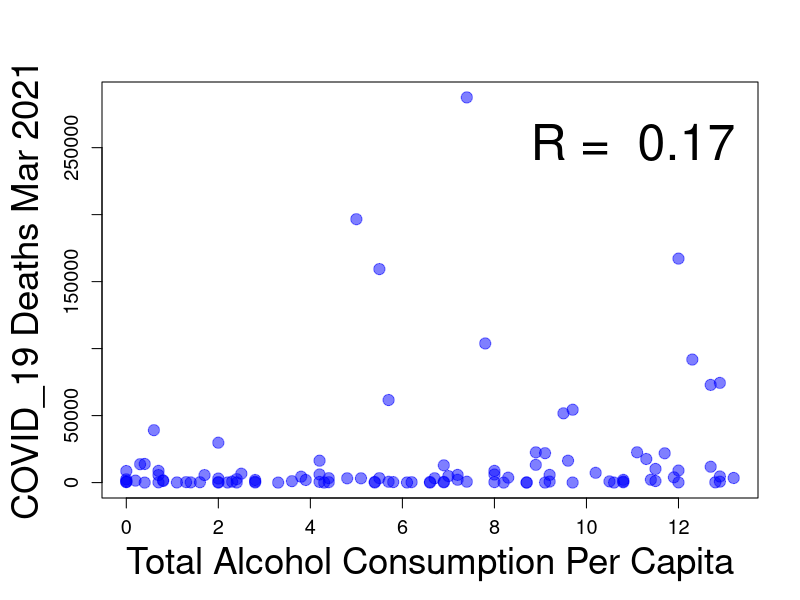
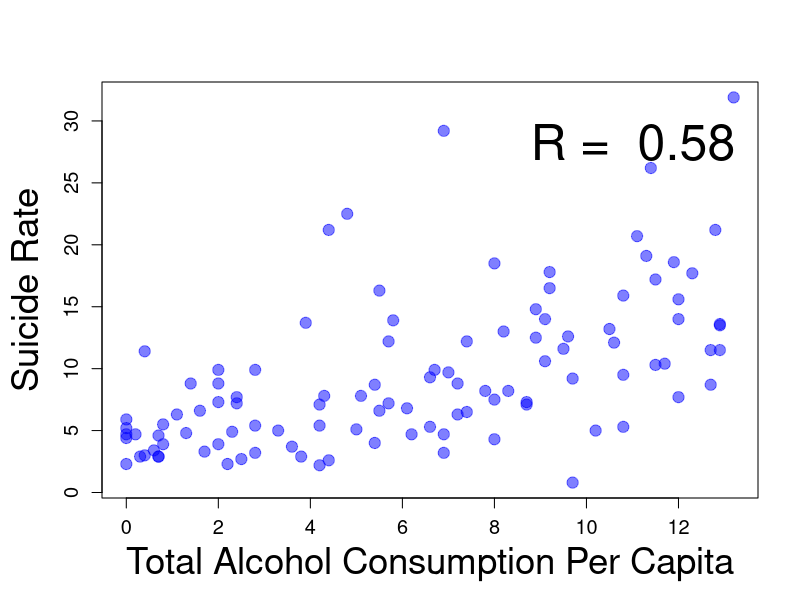
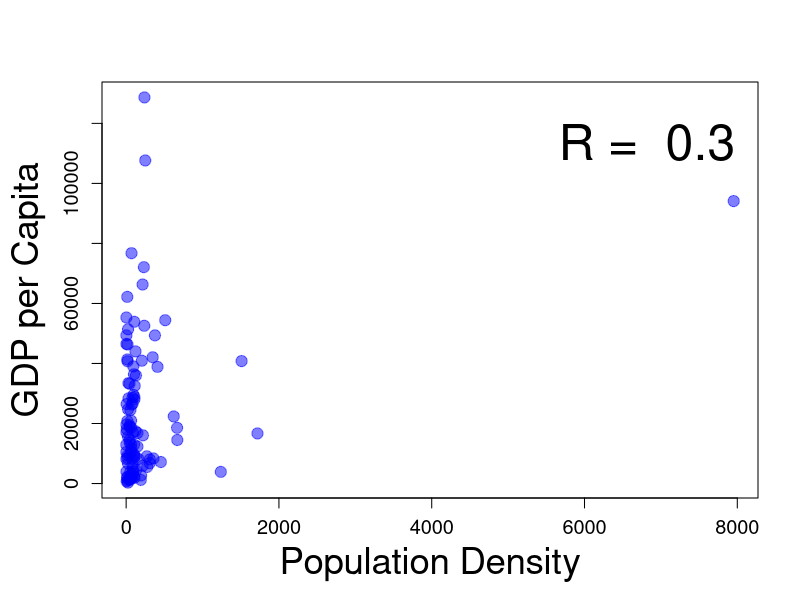
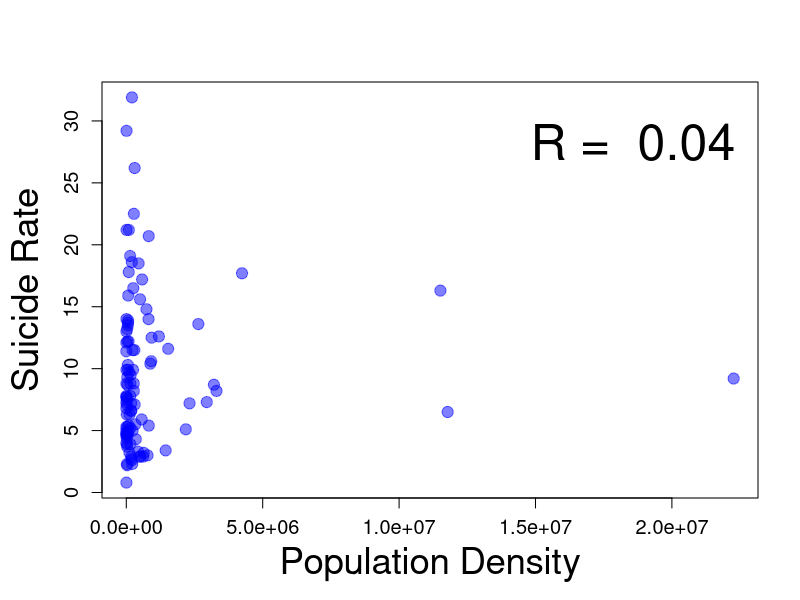
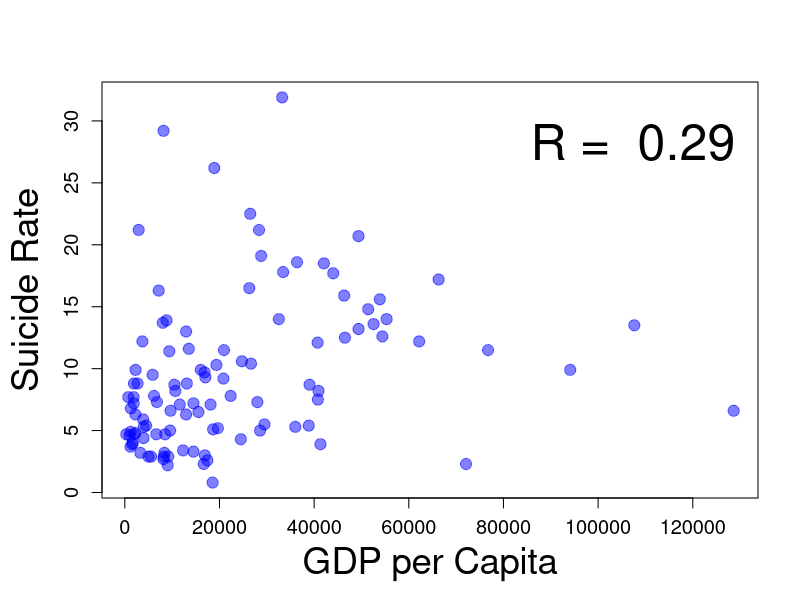
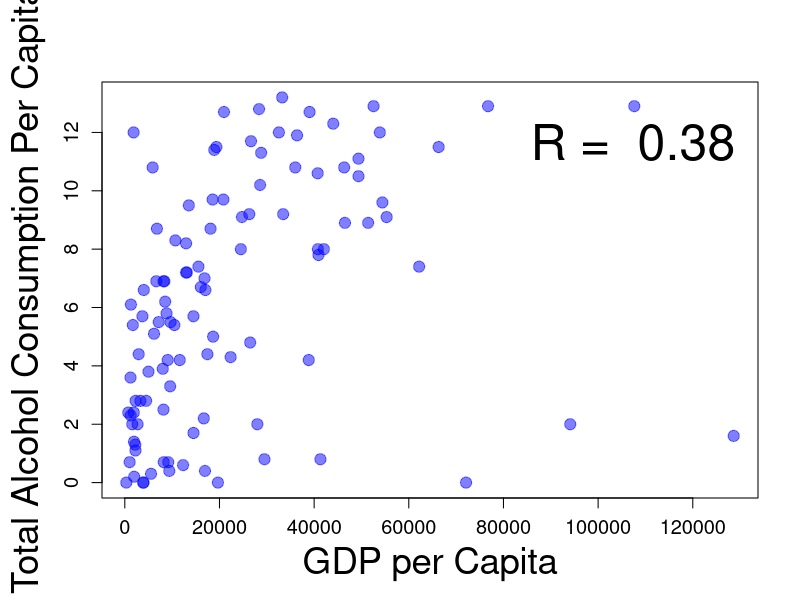
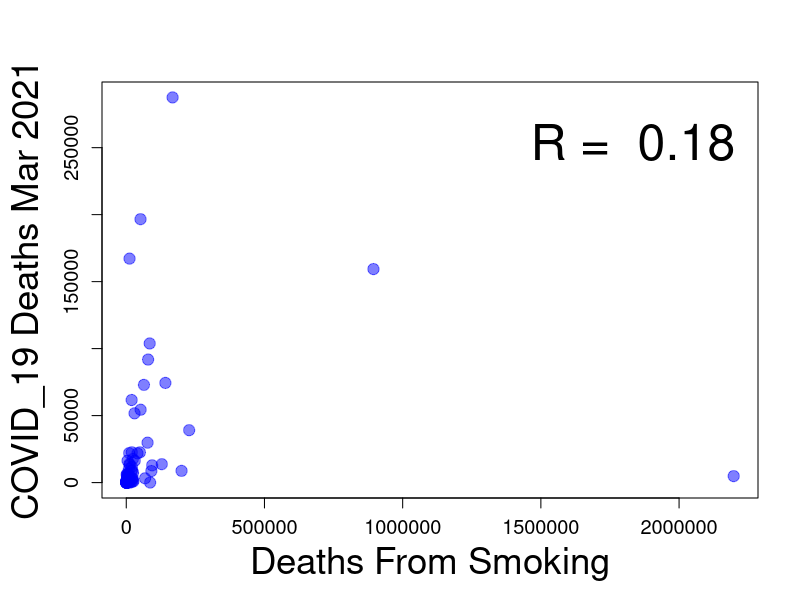
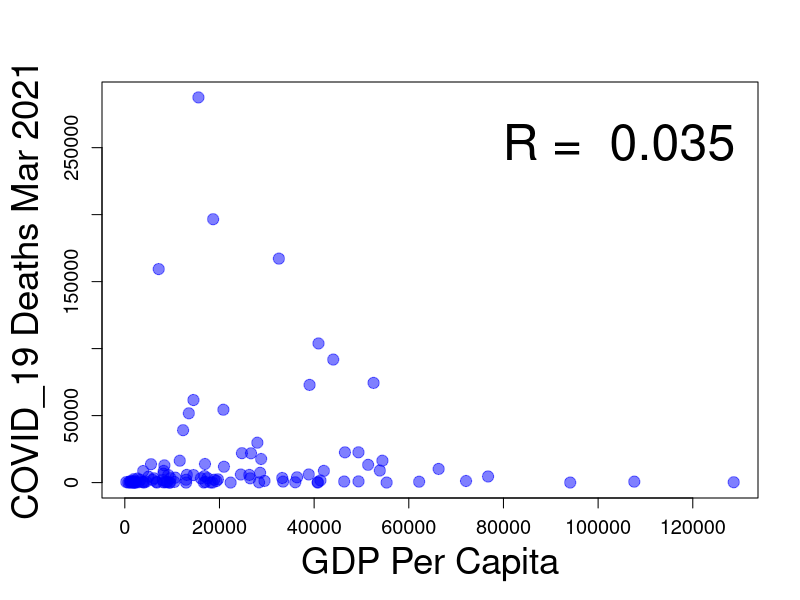

R code for these plots, in order:
#import libraries
library(dplyr)
library(e1071)  # For skewness calculation
library(ggplot2)

#import data
covid_data <- read.csv("covid_processed.csv")

#create an output folder
if (!dir.exists("output")) {
  dir.create("output")
}
#data processing
names(covid_data) <- gsub(" ", "_", names(covid_data))
#cahnge data columns
# Assuming your dataframe is named df
names(covid_data) <- c(
  "Country",
  "GDP_Per_Capita",
  "Population_Density",
  "Total_Alcohol_Consumption_Per_Capita",
  "Suicide_Rate",
  "Continent",
  "Deaths_From_Smoking",
  "Drug_Legalization_Medical",  # Binary: 1 for yes, 0 for no
  "Compulsory_Military_Service", # Binary: 1 for yes, 0 for no
  "COVID_19_Cases_Mar_20_2021",
  "COVID_19_Deaths_Mar_20_2021"
)

##--------------------------------------------------------------------Q4------------------------------------------------------------##
plot_and_save <- function(df, x, y, name_file, xlabel, y_label) {
    # Function description
    'The function gets a dataset, x and y, and saves a scatter plot.'

    # Define the path and name of the output file
    png(file = paste0("output/", name_file, ".png"), width = 800, height = 600)

    # Adjust margins (bottom, left, top, right)
    par(mar = c(5, 5, 4, 2) + 0.1)  # Adjust margins; you might need to tweak these values

    # Fit a linear model
    model <- lm(df[[y]] ~ df[[x]], data = df)

    # Get the R-squared value from the summary
    summary_model <- summary(model)
    r_squared <- summary_model$r.squared

    # Calculate the correlation coefficient
    correlation_coefficient <- cor(df[[x]], df[[y]])

    # Create the plot using the specified data frame columns
    plot(df[[x]], df[[y]],
         xlab = xlabel,        # X-axis label
         ylab = y_label,       # Y-axis label
         pch = 19,             # Type of point; 19 is a solid circle
         col = rgb(0, 0, 1, 0.5),  # Blue color with transparency
         cex = 1.5,            # Size of the points
         cex.lab = 2.2,        # Increase the font size of the axis labels
         cex.axis = 1.2,       # Increase the font size of the axis tick marks
         cex.main = 2.5        # Increase the font size of the main title
    )

    # Add text to the plot with R-squared and correlation coefficient
        legend("topright", 
                legend = c(paste("R = ", format(correlation_coefficient, digits = 2))),
                cex = 3,          # Increase the size of the text in the legend
                bty = "n")          # No box around the legend

    # Close the device driver to save the file
    dev.off()
}

# alcohol cosumtion vs COVID_19_Deaths_Mar_20_2021
    plot_and_save(
        df = covid_data,         # Data frame name
        x = "Total_Alcohol_Consumption_Per_Capita", # Column for x-axis
        y = "COVID_19_Deaths_Mar_20_2021",    # Column for y-axis
        name_file = "Total_Alcohol_Consumption_Per_Capita vs COVID_19_Deaths_Mar_20_2021",     # File name for the plot image
        xlabel = "Total Alcohol Consumption Per Capita", # Label for the x-axis
        y_label = "COVID_19 Deaths Mar 2021"     # Label for the y-axis
    )



# alcohol cosumtion vs Suicide_Rate
    plot_and_save(
        df = covid_data,         # Data frame name
        x = "Total_Alcohol_Consumption_Per_Capita", # Column for x-axis
        y = "Suicide_Rate",    # Column for y-axis
        name_file = "Total_Alcohol_Consumption_Per_Capita vs Suicide_Rate",     # File name for the plot image
        xlabel = "Total Alcohol Consumption Per Capita", # Label for the x-axis
        y_label = "Suicide Rate"     # Label for the y-axis
    )


# density vs gdp
    plot_and_save(
        df = covid_data,         # Data frame name
        x = "Population_Density", # Column for x-axis
        y = "GDP_Per_Capita",    # Column for y-axis
        name_file = "Population_Density vs GDP_Per_Capita",     # File name for the plot image
        xlabel = "Population Density", # Label for the x-axis
        y_label = "GDP per Capita"     # Label for the y-axis
    )

# density vs Suicide_Rate
    plot_and_save(
        df = covid_data,         # Data frame name
        x = "COVID_19_Cases_Mar_20_2021", # Column for x-axis
        y = "Suicide_Rate",    # Column for y-axis
        name_file = "Population_Density vs Suicide_Rate",     # File name for the plot image
        xlabel = "Population Density", # Label for the x-axis
        y_label = "Suicide Rate"     # Label for the y-axis
    )

# gdp vs Suicide_Rate
    plot_and_save(
        df = covid_data,         # Data frame name
        x = "GDP_Per_Capita", # Column for x-axis
        y = "Suicide_Rate",    # Column for y-axis
        name_file = "GDP_Per_Capita vs Suicide_Rate",     # File name for the plot image
        xlabel ="GDP per Capita", # Label for the x-axis
        y_label = "Suicide Rate"     # Label for the y-axis
    )

# Deaths_From_Smoking vs Suicide_Rate
    plot_and_save(
        df = covid_data,         # Data frame name
        x = "GDP_Per_Capita", # Column for x-axis
        y = "Total_Alcohol_Consumption_Per_Capita",    # Column for y-axis
        name_file = "GDP_Per_Capita vs Total Alcohol Consumption",     # File name for the plot image
        xlabel = "GDP per Capita", # Label for the x-axis
        y_label = "Total Alcohol Consumption Per Capita"     # Label for the y-axis
    )



# GDP_Per_Capita vs COVID_19_Deaths_Mar_20_2021
    plot_and_save(
        df = covid_data,         # Data frame name
        x = "Deaths_From_Smoking", # Column for x-axis
        y = "COVID_19_Deaths_Mar_20_2021",    # Column for y-axis
        name_file = "Deaths_From_Smoking vs COVID_19_Deaths_Mar_20_2021",     # File name for the plot image
        xlabel =  "Deaths From Smoking", # Label for the x-axis
        y_label = "COVID_19 Deaths Mar 2021"     # Label for the y-axis
    )



# GDP_Per_Capita vs COVID_19_Deaths_Mar_20_2021
    plot_and_save(
        df = covid_data,         # Data frame name
        x = "GDP_Per_Capita", # Column for x-axis
        y = "COVID_19_Deaths_Mar_20_2021",    # Column for y-axis
        name_file = "GDP_Per_Capita vs COVID_19_Deaths_Mar_20_2021",     # File name for the plot image
        xlabel =  "GDP Per Capita", # Label for the x-axis
        y_label = "COVID_19 Deaths Mar 2021"     # Label for the y-axis
    )



##--------------------------------------------------------------------Q5------------------------------------------------------------##




# Selecting only continuous variables
continuous_vars <- covid_data %>% select(
  GDP_Per_Capita,
  Population_Density,
  Total_Alcohol_Consumption_Per_Capita,
  Suicide_Rate,
  Deaths_From_Smoking,
  COVID_19_Cases_Mar_20_2021,
  COVID_19_Deaths_Mar_20_2021
)

# Calculating descriptive statistics
descriptive_stats <- continuous_vars %>% summarise_all(
  list(
    mean = ~mean(., na.rm = TRUE),
    median = ~median(., na.rm = TRUE),
    sd = ~sd(., na.rm = TRUE),
    IQR = ~IQR(., na.rm = TRUE),
    skewness = ~skewness(., na.rm = TRUE)
  )
)

# Print the results
write.csv(descriptive_stats, "output/descriptive_stats.csv", row.names = FALSE)


# Split data into two groups based on Compulsory Military Service
grouped_data <- covid_data %>%
  group_by(Compulsory_Military_Service) %>%
  summarise(
    mean = mean(COVID_19_Cases_Mar_20_2021, na.rm = TRUE),
    median = median(COVID_19_Cases_Mar_20_2021, na.rm = TRUE),
    sd = sd(COVID_19_Cases_Mar_20_2021, na.rm = TRUE),
    skewness = skewness(COVID_19_Cases_Mar_20_2021, na.rm = TRUE),
    IQR = IQR(COVID_19_Cases_Mar_20_2021, na.rm = TRUE)
  )

# Print the results
write.csv(grouped_data, "output/Compulsory_Military_Service_descriptive_stats.csv", row.names = FALSE)


##----------------------------------------------Q6----------------------------------------##
library(ggplot2)
library(dplyr)
library(tidyr)

theme(
  text = element_text(size = 16),  # Base text size
  axis.text.x = element_text(size = 18, angle = 45, hjust = 1),  # X-axis text size
  axis.text.y = element_text(size = 18),  # Y-axis text size
  axis.title = element_text(size = 20),  # Axis titles size
  plot.title = element_text(size = 22)  # Plot title size
)
library(ggplot2)
library(dplyr)
library(tidyr)

features <- c("GDP_Per_Capita", "Population_Density", 
              "Suicide_Rate", "Deaths_From_Smoking", "COVID_19_Cases_Mar_20_2021",
              "COVID_19_Deaths_Mar_20_2021", "Total_Alcohol_Consumption_Per_Capita")

outliers_info <- data.frame(Feature = character(), Outlier_Index = integer(), Outlier_Value = numeric(), Deviation = numeric(), stringsAsFactors = FALSE)

for (feature in features) {
  p <- ggplot(covid_data, aes_string(x = "factor(1)", y = feature)) +
    geom_boxplot(outlier.colour = "red", outlier.shape = 1) +
    labs(title = paste("Boxplot of", feature), x = "", y = feature) +
    theme(text = element_text(size = 16),
          axis.text.x = element_text(size = 18, angle = 45, hjust = 1),
          axis.text.y = element_text(size = 18),
          axis.title = element_text(size = 20),
          plot.title = element_text(size = 22))

  ggsave(paste0("output/", feature, "_boxplot.png"), plot = p, width = 8, height = 6, dpi = 300)
  
  Q1 <- quantile(covid_data[[feature]], 0.25, na.rm = TRUE)
  Q3 <- quantile(covid_data[[feature]], 0.75, na.rm = TRUE)
  IQR <- Q3 - Q1
  lower_bound <- Q1 - 1.5 * IQR
  upper_bound <- Q3 + 1.5 * IQR
  
  outlier_indices <- which(covid_data[[feature]] < lower_bound | covid_data[[feature]] > upper_bound)
  outlier_values <- covid_data[[feature]][outlier_indices]
  deviations <- ifelse(outlier_values < lower_bound, abs(outlier_values - lower_bound), abs(outlier_values - upper_bound))
  
  # Create a temporary data frame only if there are outliers
  if (length(outlier_indices) > 0) {
    temp_df <- data.frame(Feature = rep(feature, length(outlier_indices)), 
                          Outlier_Index = outlier_indices, 
                          Outlier_Value = outlier_values, 
                          Deviation = deviations, 
                          stringsAsFactors = FALSE)
  } else {
    # Insert NA to maintain the structure in case there are no outliers
    temp_df <- data.frame(Feature = feature, 
                          Outlier_Index = NA, 
                          Outlier_Value = NA, 
                          Deviation = NA, 
                          stringsAsFactors = FALSE)
  }
  
  outliers_info <- rbind(outliers_info, temp_df)
}




#change outliers values
covid_data$Deaths_From_Smoking[c(27, 52)] <- 227477.4
covid_data$Population_Density[c(99)] <- 1718


